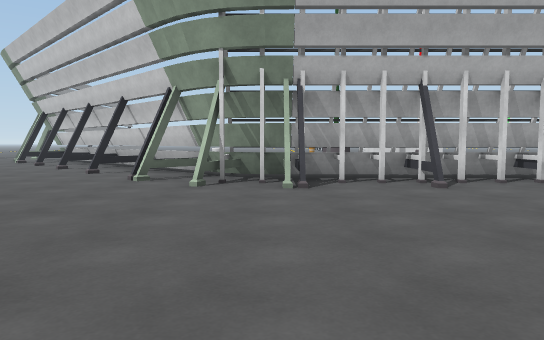
[1] (above)

24 first-person views from a walk through a scene from a Unity 3-D project. The camera is 1.3 m above the floor, tilts 4° down and sees 70° across. The floor is counted in squares, 2 m on a side. Each view is taken from the middle of a square. On the plan, view 1 faces up. The plan holds only what a view shows up to about 11 squares ahead; the rest is blank. The place goes on beyond the plan. Some surface patterns are stand-ins.

[2]
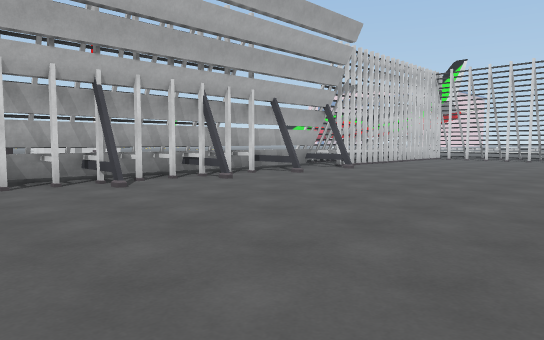

[3]
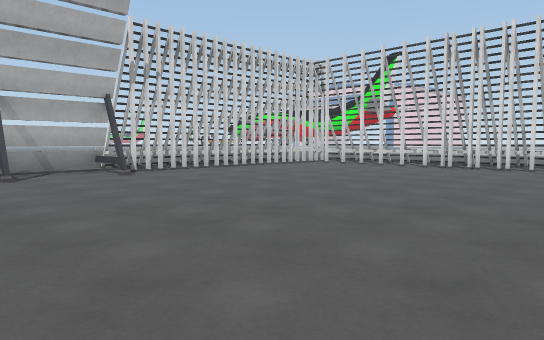

[4]
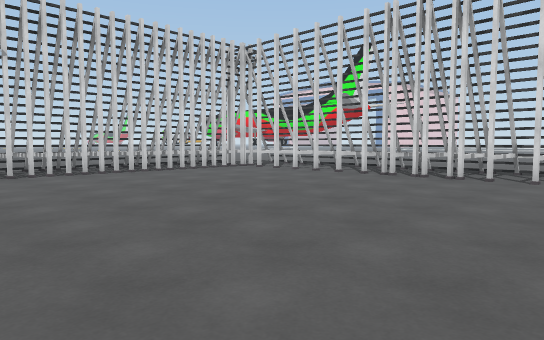

[5]
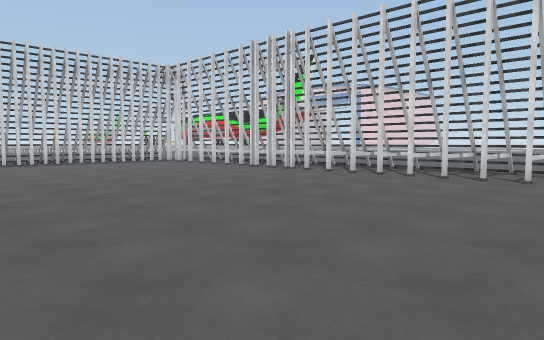

[6]
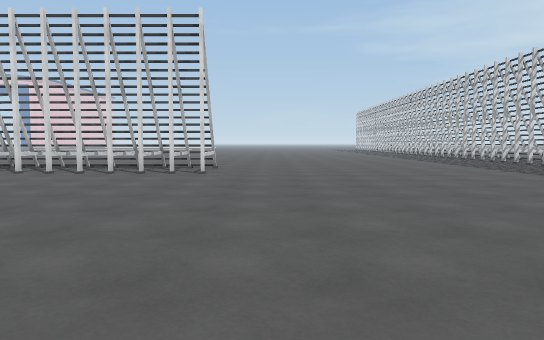

[7]
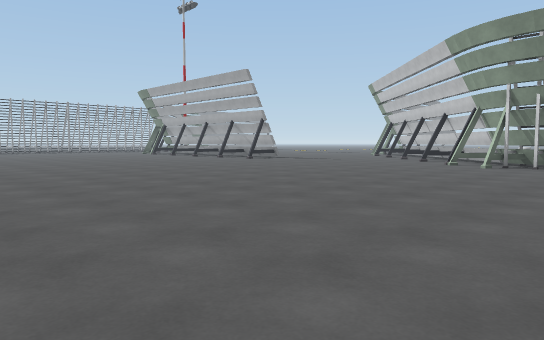

[8]
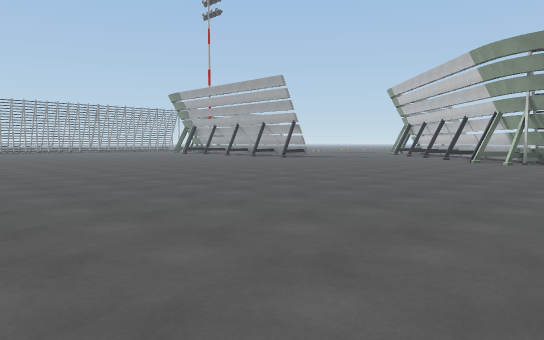

[9]
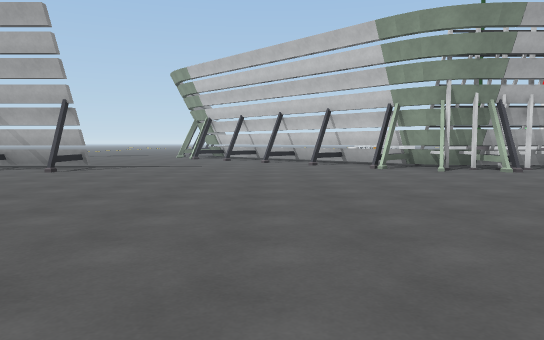

[10]
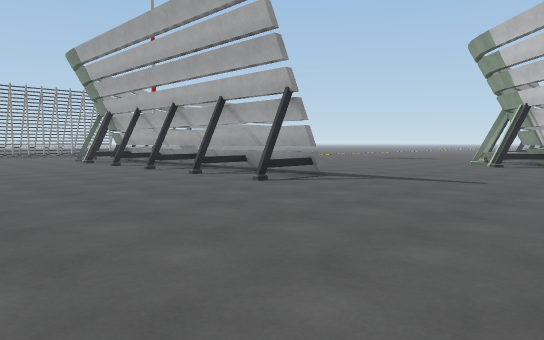

[11]
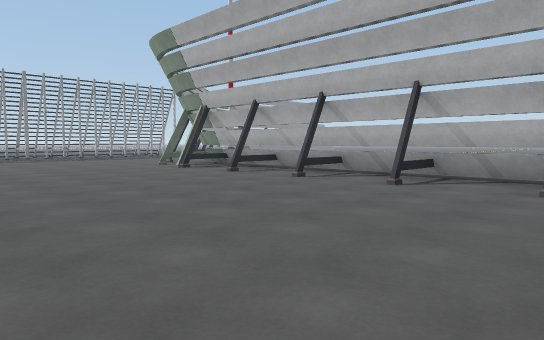

[12]
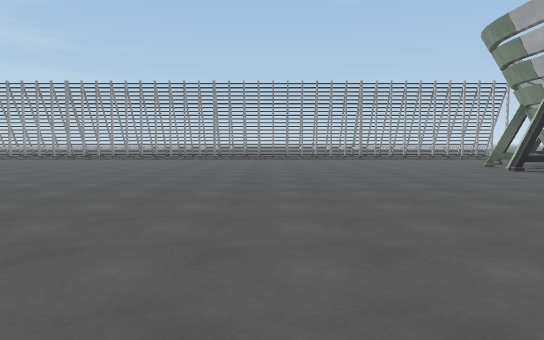

[13]
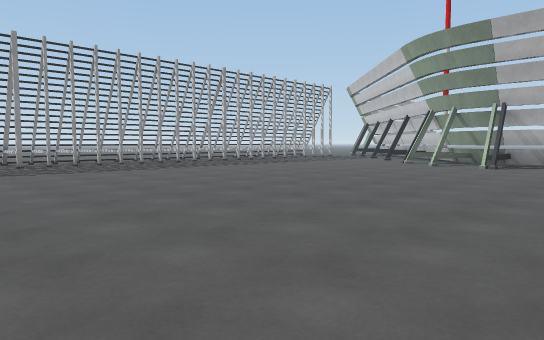

[14]
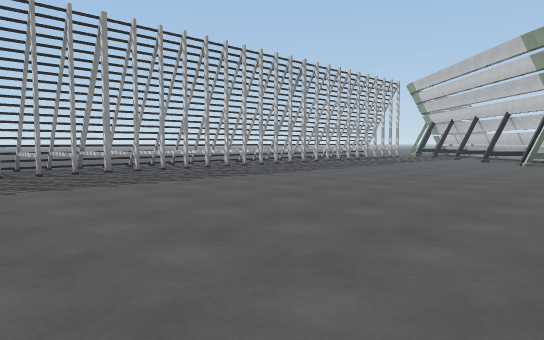

[15]
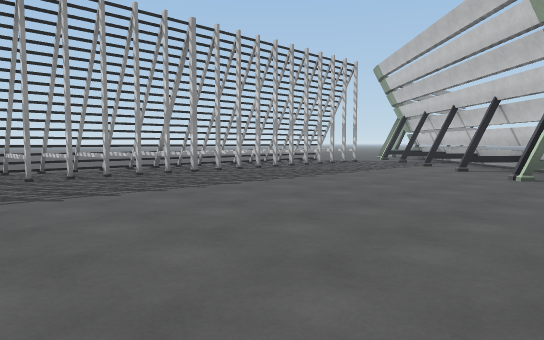

[16]
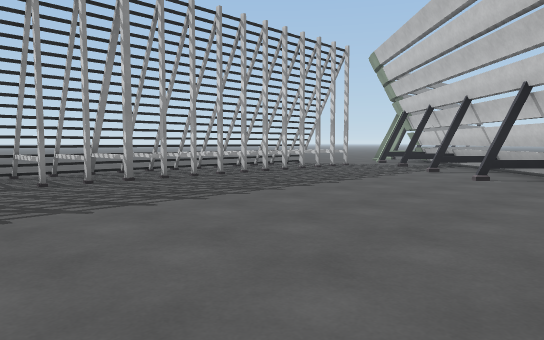

[17]
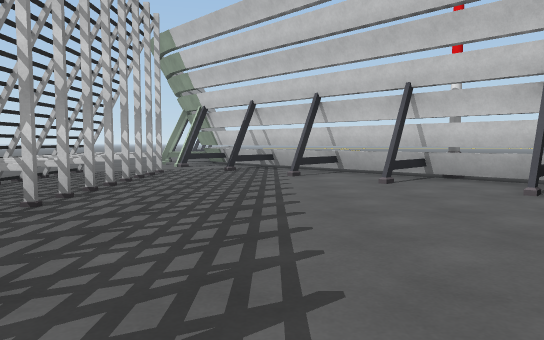

[18]
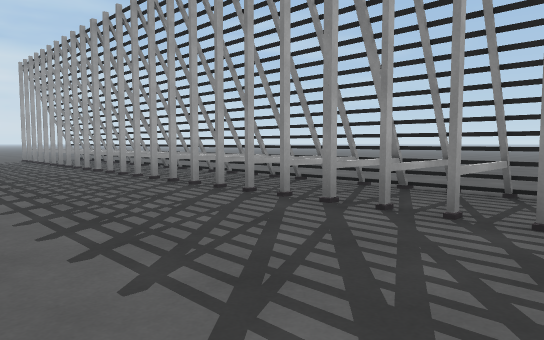

[19]
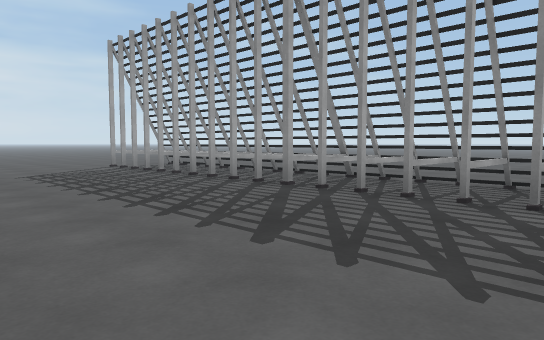

[20]
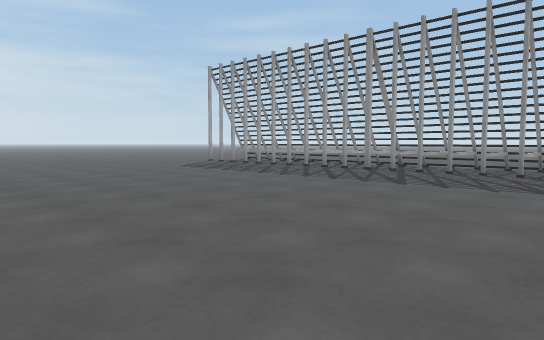

[21]
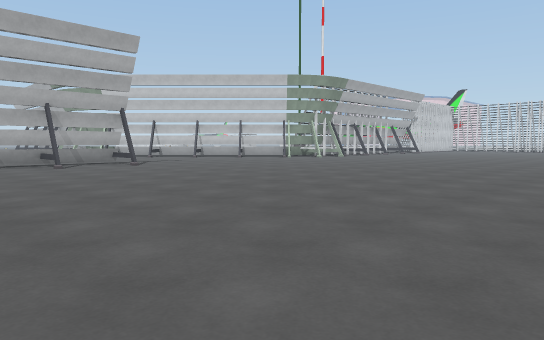

[22]
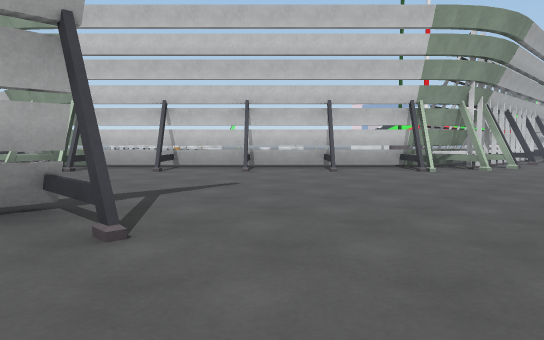

[23]
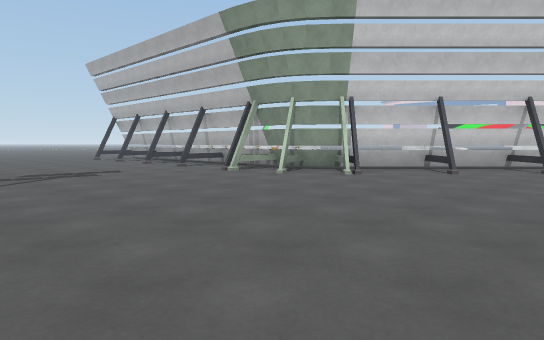

[24]
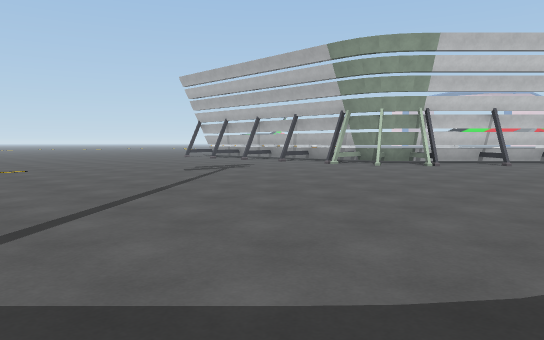

### Floor plan
Key: @ floor where view 1 was taken; # wall or solid block; x gap in a wall; . floor; = window, fence, low wall or low ledge; ^ raised ledge; T thing the floor can be seen under or through; O other object.
Columns run from 33 left of view 1 to 18 right of it. Each row starts with its distance up from view 1.
 15       OO       .........O#.
 14       OO       .........OO..
 13     ...##.     ..........O##.
 12    .....##..   ............##.      OOO
 11    .....###.. ............#.#..
 10    ..T=...##. ..............###.
  9      T=....##.................##.          ...
  8      TT....###.................########...#######
  7     .T.......OO#########.......#OO########==#===#
  6    ..#=.......O#.=.=.=.=........OO..=.==..=......
  5   ...#...........................................#^
  4  ....#=...........................................^
  3  ....#..........................................#=^
  2   ...#=.........................................##^
  1   ...#...........................................x^.
  0      #=..........................@... ...........=^.
 -1    ..#.............................   ............^.
 -2 .....##.............................  ...........=^.
 -3 .....#..............................     .........^.
 -4 .....#=.............................     ........=^.
 -5  ....#=............... .............     ...........
 -6  ....##..........          .........    ............
 -7   ...#=.........                ....     ...........
 -8   ...#=........                           ..........
 -9   ...#=........                             ........
-10   ...#=........                              .......
-11   ...##........                                .....
-12    ..#.........                                 ....
-13      #=.......                                    ..

Where each view was taken, in squares from view 1:
view 1: 0 up, 0 right, facing up
view 2: 0 up, 0 right, facing up-right
view 3: 2 down, 5 right, facing up-right
view 4: 2 down, 8 right, facing up-right
view 5: 6 down, 8 right, facing up-right
view 6: 6 down, 7 right, facing right
view 7: 5 down, 2 right, facing up-left
view 8: 7 down, 2 right, facing up-left
view 9: 3 down, 5 left, facing up
view 10: 1 up, 5 left, facing up-left
view 11: 0 up, 9 left, facing up-left
view 12: 0 up, 9 left, facing left
view 13: 5 down, 15 left, facing up-left
view 14: 6 down, 18 left, facing up-left
view 15: 1 down, 19 left, facing up-left
view 16: 1 up, 20 left, facing up-left
view 17: 2 up, 24 left, facing up
view 18: 0 up, 23 left, facing down-left
view 19: 5 down, 22 left, facing down-left
view 20: 4 down, 18 left, facing down-left
view 21: 5 down, 15 left, facing up-right
view 22: 3 up, 11 left, facing up-right
view 23: 8 up, 15 left, facing up-right
view 24: 8 up, 19 left, facing up-right
